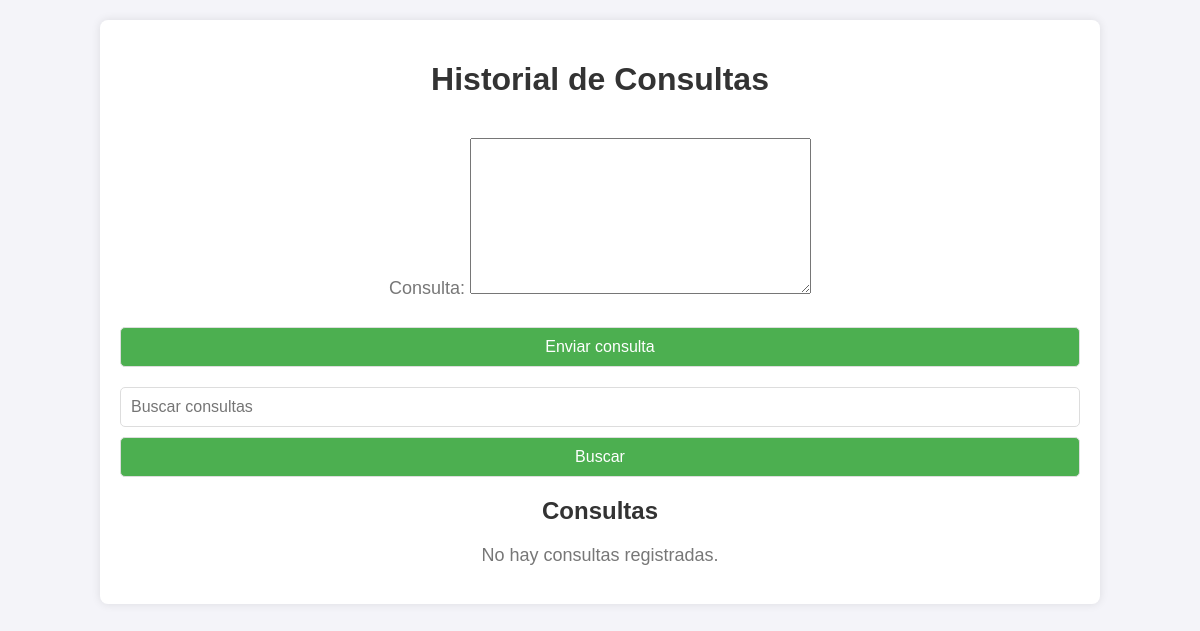
The page /accounts/historial/ (signed in) on the database as committed earlier.
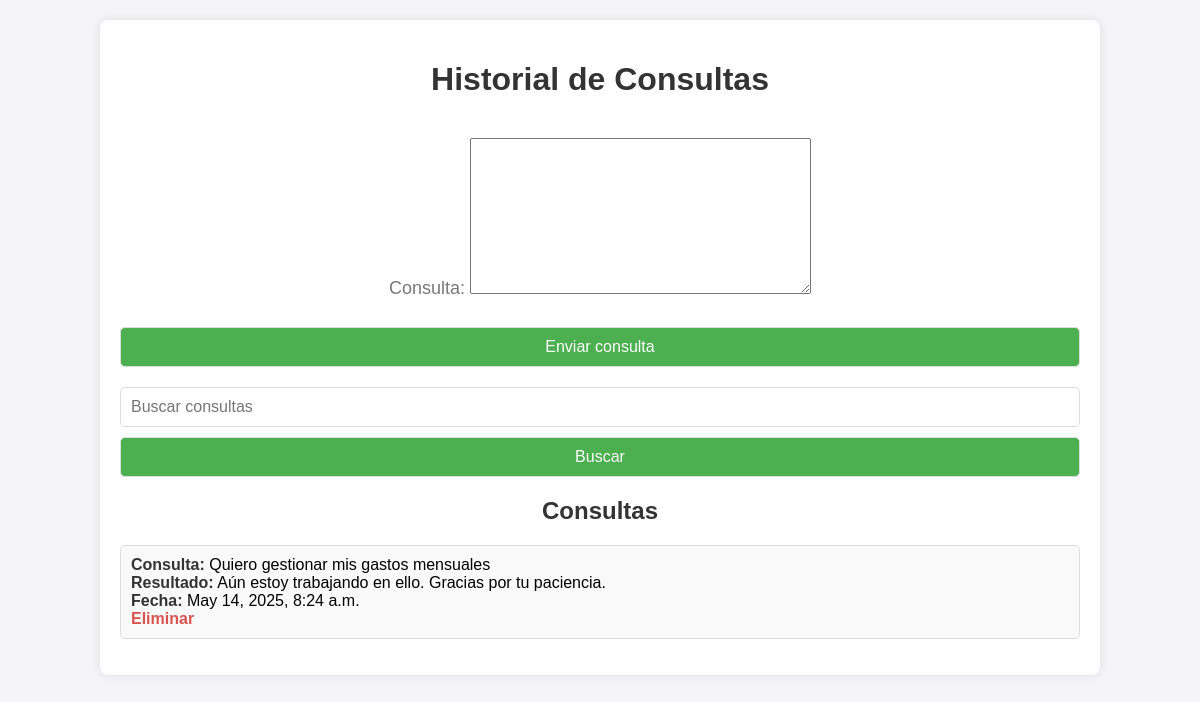
The same page on the database as committed later.
### accounts/models.py (models this page shows, shortened)
class Consulta(models.Model):
    usuario = models.ForeignKey(User, on_delete=models.CASCADE)
    consulta = models.TextField()
    resultado = models.TextField(null=True, blank=True)  # Aquí se guarda la respuesta automática
    fecha = models.DateTimeField(auto_now_add=True)

### accounts/views.py (the view, shortened to what this page needs)
# urls.py: path('historial/', views.historial_consultas, name='historial_consultas'),
@login_required
def historial_consultas(request):
    form = ConsultaForm()
    consultas = Consulta.objects.filter(usuario=request.user)
    query = request.GET.get('q')
    if query:
        consultas = consultas.filter(
            Q(consulta__icontains=query) | Q(resultado__icontains=query)
        )
    consultas = consultas.order_by('-fecha')
    return render(request, 'accounts/historial.html', {
        'form': form,
        'consultas': consultas,
        'query': query or '',
    })

### accounts/forms.py
class ConsultaForm(forms.ModelForm):
    class Meta:
        model = Consulta
        fields = ['consulta']  # Solo se necesita el campo consulta

### accounts/templates/accounts/historial.html (shortened to what this page needs)
<!DOCTYPE html>
<html lang="es">
<head>
</head>
<body>
    <div class="container">
        <h1>Historial de Consultas</h1>
        <form method="POST" action="{% url 'historial_consultas' %}">
            {{ form.as_p }}
            <button type="submit">Enviar consulta</button>
        </form>
        <form method="GET" action="{% url 'historial_consultas' %}">
            <input type="text" name="q" value="{{ query }}" placeholder="Buscar consultas">
            <button type="submit">Buscar</button>
        </form>
        <h2>Consultas</h2>
        {% if consultas %}
            <ul>
                {% for consulta in consultas %}
                    <li>
                        <strong>Consulta:</strong> {{ consulta.consulta }} <br>
                        <strong>Resultado:</strong> {{ consulta.resultado }} <br>
                        <strong>Fecha:</strong> {{ consulta.fecha }} <br>
                        <a href="{% url 'eliminar_consulta' consulta.id %}">Eliminar</a>
                    </li>
                {% endfor %}
            </ul>
        {% else %}
            <p>No hay consultas registradas.</p>
        {% endif %}
    </div>
</body>
</html>

### accounts/templates/accounts/historial.html (style rules this page uses)
body { font-family: Arial, sans-serif; margin: 0; padding: 0; background-color: #f4f4f9; }
.container { width: 80%; margin: 20px auto; background-color: #ffffff; padding: 20px; box-shadow: 0 0 10px rgba(0, 0, 0, 0.1); border-radius: 8px; }
h1, h2 { color: #333; text-align: center; }
form { margin-bottom: 20px; display: flex; flex-direction: column; gap: 10px; }
input[type="text"], button { padding: 10px; font-size: 16px; border: 1px solid #ddd; border-radius: 5px; }
button { background-color: #4CAF50; color: white; cursor: pointer; }
ul { list-style: none; padding: 0; }
li { padding: 10px; margin-bottom: 10px; background-color: #f9f9f9; border: 1px solid #ddd; border-radius: 5px; }
li strong { color: #333; }
a { color: #d9534f; text-decoration: none; font-weight: bold; }
p { text-align: center; font-size: 18px; color: #777; }

Rows that differ between the two databases and show on the page:
added Consulta: consulta "Quiero gestionar mis gastos mensuales", resultado "Aún estoy trabajando en ello. Gracias por tu paciencia.", fecha "May 14, 2025, 8:24 a.m."
Other text that changed with them:
text no longer shown: "No hay consultas registradas."
